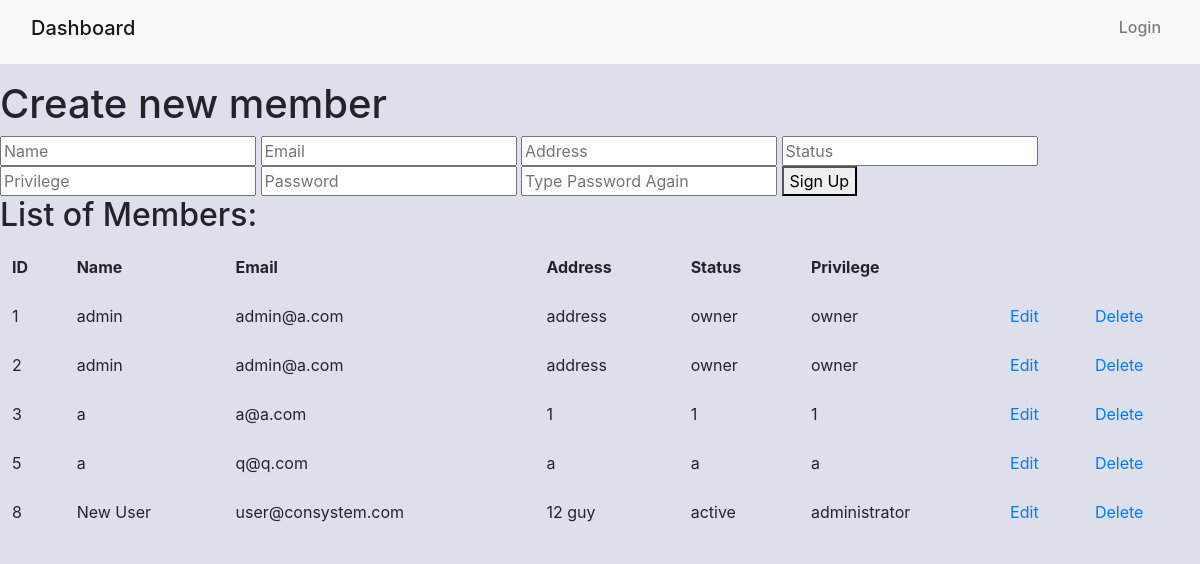
/includes/signup.php, run on the app's committed database.
### tables this page shows
CREATE TABLE `member` (
  `MemberID` int(11) NOT NULL,
  `Password` varchar(25) NOT NULL,
  `Email` varchar(25) NOT NULL,
  `Name` varchar(25) NOT NULL,
  `Address` varchar(25) NOT NULL,
  `Status` varchar(25) NOT NULL,
  `Privilege` varchar(25) NOT NULL
);

### includes/signup.php (the view, shortened to what this page needs)
<?php
 include './header.php';
?>
<main>
    <div class="wrapper-main">
        <section class="section-default">
            <h1>Create new member</h1>
            <form action="signup.inc.php" method="post">
                <input type="text" name="name" placeholder="Name">
                <input type="text" name="email" placeholder="Email">
                <input type="text" name="address" placeholder="Address">
                <input type="text" name="status" placeholder="Status">
                <input type="text" name="privilege" placeholder="Privilege">
                <input type="password" name="pwd" placeholder="Password">
                <input type="password" name="pwd-second" placeholder="Type Password Again">
                <button type="submit" name="signup-submit">Sign Up</button>
            </form>
            <h2>List of Members:</h2>
            <table class = "table">
                <tr>
                    <th>ID</th>
                    <th>Name</th>
                    <th>Email</th>
                    <th>Address</th>
                    <th>Status</th>
                    <th>Privilege</th>
                </tr>
                <?php
                require "dbh.inc.php";
                $sql ="SELECT MemberID, Name, Email, Address, Status, Privilege FROM member";
                if ($conn -> connect_errno) {
                    echo "Failed to connect to MySQL: " . $conn -> connect_error;
                    exit();
                }else {
                    $result = $conn->query($sql);
                    if($result -> num_rows > 0){
                        while ($row = $result -> fetch_assoc()){ ?>
                         <tr>
                             <td> <?php echo $row["MemberID"]; ?></td>
                             <td> <?php echo $row["Name"]; ?></td>
                             <td> <?php echo $row["Email"]; ?></td>
                             <td> <?php echo $row["Address"]; ?></td>
                             <td> <?php echo $row["Status"]; ?></td>
                             <td> <?php echo $row["Privilege"]; ?></td>
                             <td><a href="UserEdit.inc.php?MemberID1=<?php echo $row["MemberID"];?>">Edit</a></td>
                             <td><a href="UserDelete.inc.php?MemberID2=<?php echo $row["MemberID"];?>">Delete</a></td>
                         </tr>
                        <?php
                        }
                    }
                }
                ?>
            </table>
        </section>
    </div>
</main>
<?php include './footer.php'; ?>
<?php include './footer.php'; ?>

### includes/header.php (shortened to what this page needs)
<!DOCTYPE html>
<html>
<head>
    <link rel="stylesheet" href="https://cdn.jsdelivr.net/npm/bootstrap@4.5.3/dist/css/bootstrap.min.css">
    <link rel="stylesheet" href="Style.css">
</head>
<body>
    <header>
        <nav class="navbar navbar-expand-lg navbar-light bg-light mb-3" style="background-color: #e3f2fd;">
            <div class="container-fluid">
                <a class="navbar-brand h6" href="./MemberDashboard.php">Dashboard</a>
                <div class="collapse navbar-collapse" id="navbarNavAltMarkup">
                    <div class="navbar-nav ml-auto">
                        <?php if(isset($_SESSION['MemberID'])&&isset($_SESSION['isAdmin'])){ ?>
                            <a class="nav-link h6" href="#">Signed In As <?php echo $_SESSION['Name'] ;?></a>
                            <a class="btn btn-outline-danger  mb-3 mb-md-0 ml-md-3" href="./logout.inc.php">Logout</a>
                        <?php }else{ ?>
                            <a class="nav-link h6" href="./LoginPage.php">Login</a>
                        <?php }?>
                    </div>
                </div>
            </div>
        </nav>
    </header>

### includes/footer.php (shortened to what this page needs)
    </body>
</html>

### includes/Style.css (style rules this page uses)
body { background-color: #DDDFEB; }

### data on the page
member: MemberID "1", Name "admin", Email "admin@a.com", Address "address", Status "owner", Privilege "owner"
member: MemberID "2", Name "admin", Email "admin@a.com", Address "address", Status "owner", Privilege "owner"
member: MemberID "3", Name "a", Email "a@a.com", Address "1", Status "1", Privilege "1"
member: MemberID "5", Name "a", Email "q@q.com", Address "a", Status "a", Privilege "a"
member: MemberID "8", Name "New User", Email "user@consystem.com", Address "12 guy", Status "active", Privilege "administrator"
